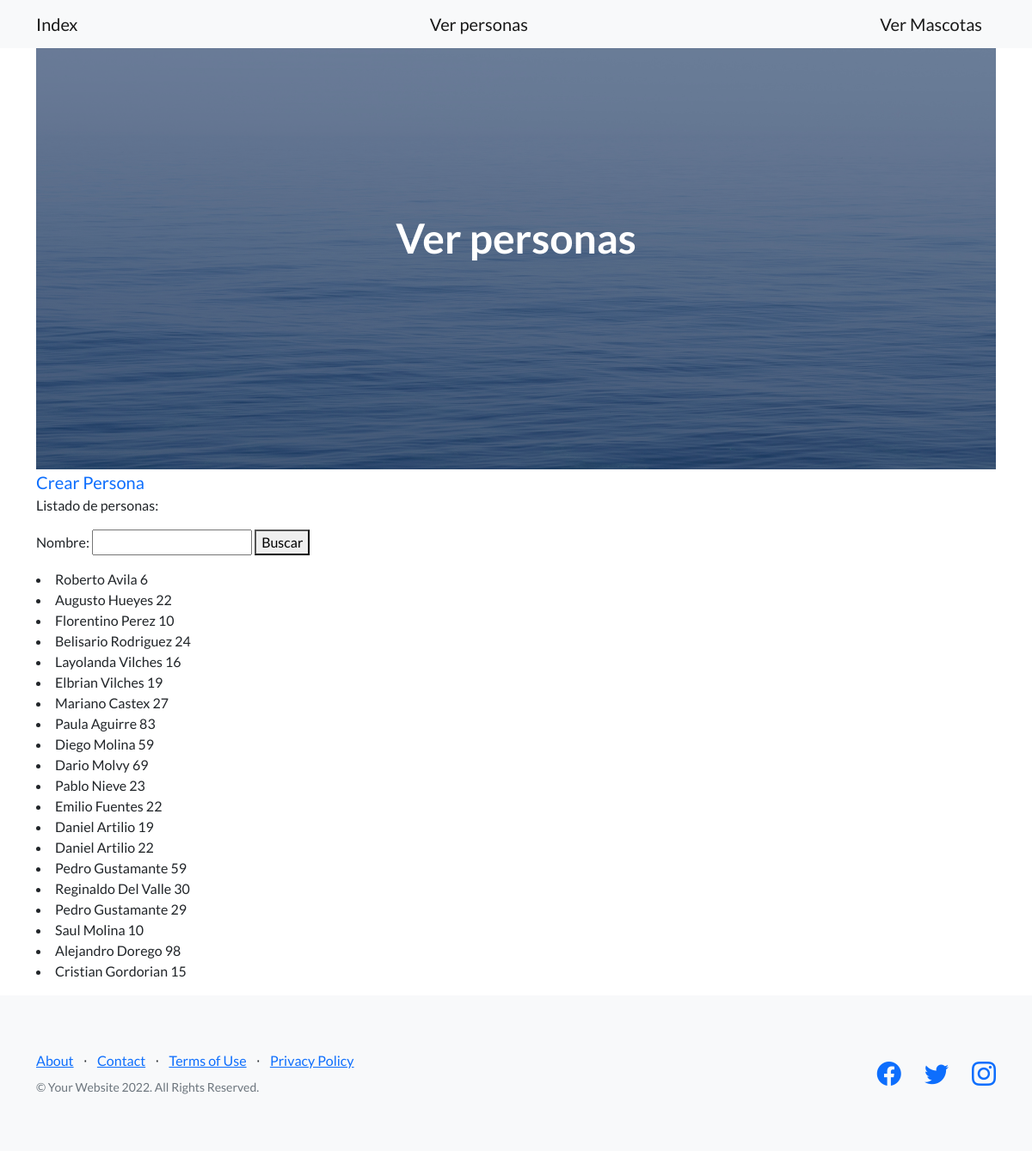
/ver-personas/, run on an earlier commit of the app's database.
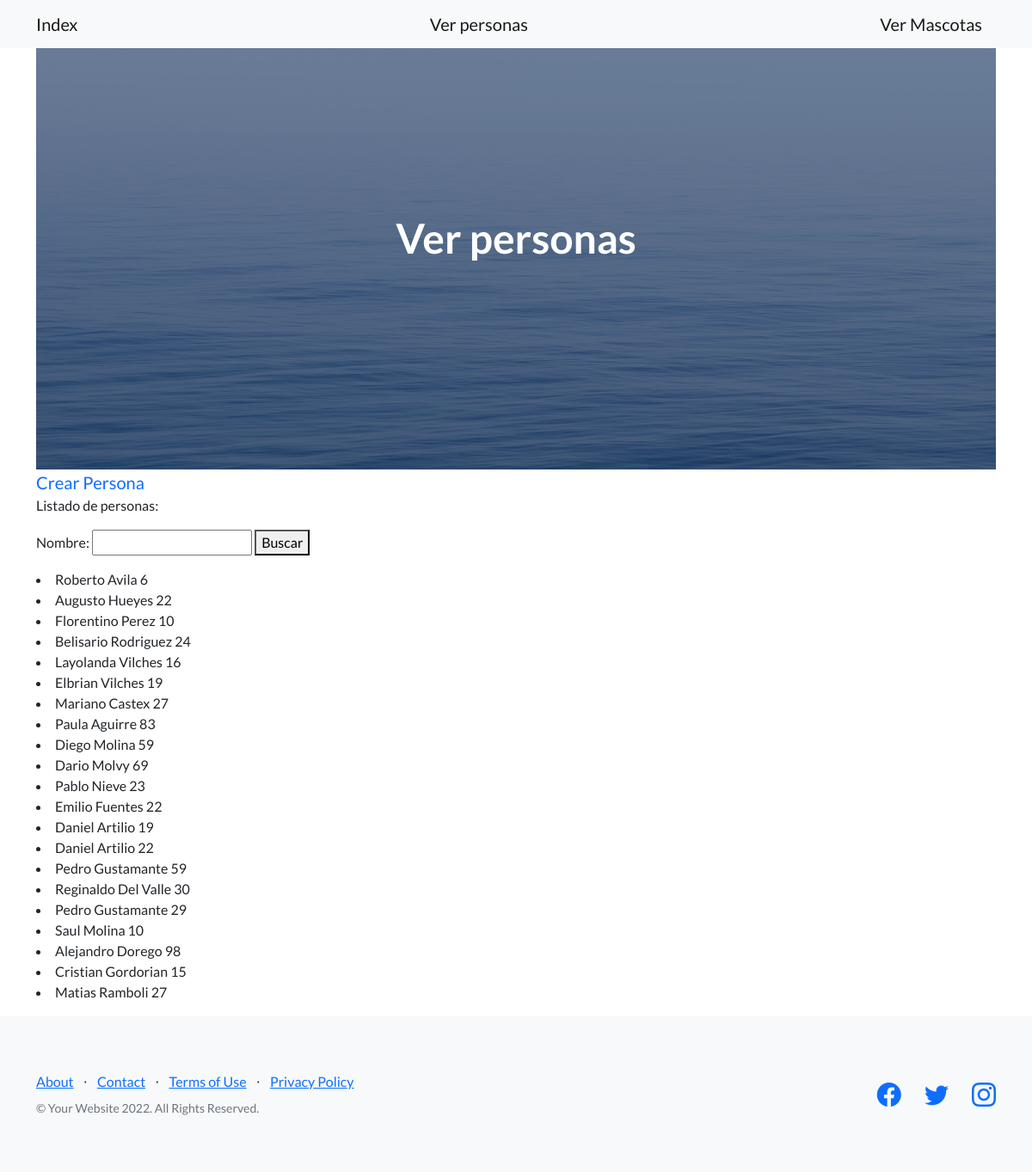
And on a later commit of the database.
### home/models.py (models this page shows, shortened)
class Humano(models.Model):
    nombre = models.CharField(max_length=30)
    apellido = models.CharField(max_length=30)
    edad = models.IntegerField()
    fecha_creacion = models.DateField(null=True)

### home/views.py (the view)
# urls.py: path('ver-personas/', views.ver_personas, name='ver_personas'),
def ver_personas(request):
    nombre = request.GET.get('nombre', None)
    if nombre:
        personas = Humano.objects.filter(nombre__icontains=nombre)
    else:
        personas = Humano.objects.all()
    formulario = BusquedaHumanoFormulario()
    return render(request, 'home/ver_personas.html', {'personas': personas, 'formulario': formulario} )

### home/forms.py
class BusquedaHumanoFormulario(forms.Form):
    nombre = forms.CharField(max_length=30, required=False)

### home/templates/home/ver_personas.html (shortened to what this page needs)
{% extends 'home/index.html' %}
{% block h1_texto_header %}
Ver personas
{% endblock h1_texto_header %}
{% block index_contenido %}
<a class="navbar-brand" href={% url 'crear_persona' %}>Crear Persona</a>
<p>Listado de personas:</p>
<form action={% url 'ver_personas' %} method="GET">
    {{formulario}}
    <button>Buscar</button>
</form>
<p>
    {% if personas %}
        {% for persona in personas %}
            <li>{{persona.nombre}} {{persona.apellido}} {{persona.edad}}</li>
        {% endfor %}
    {% else %}
        <p>No se encontraron resultados.</p>
    {% endif %}
</p>
{% endblock index_contenido %}

What changed in the data, as far as the page shows it:
added Humano: nombre "Matias", apellido "Ramboli", edad "27"
